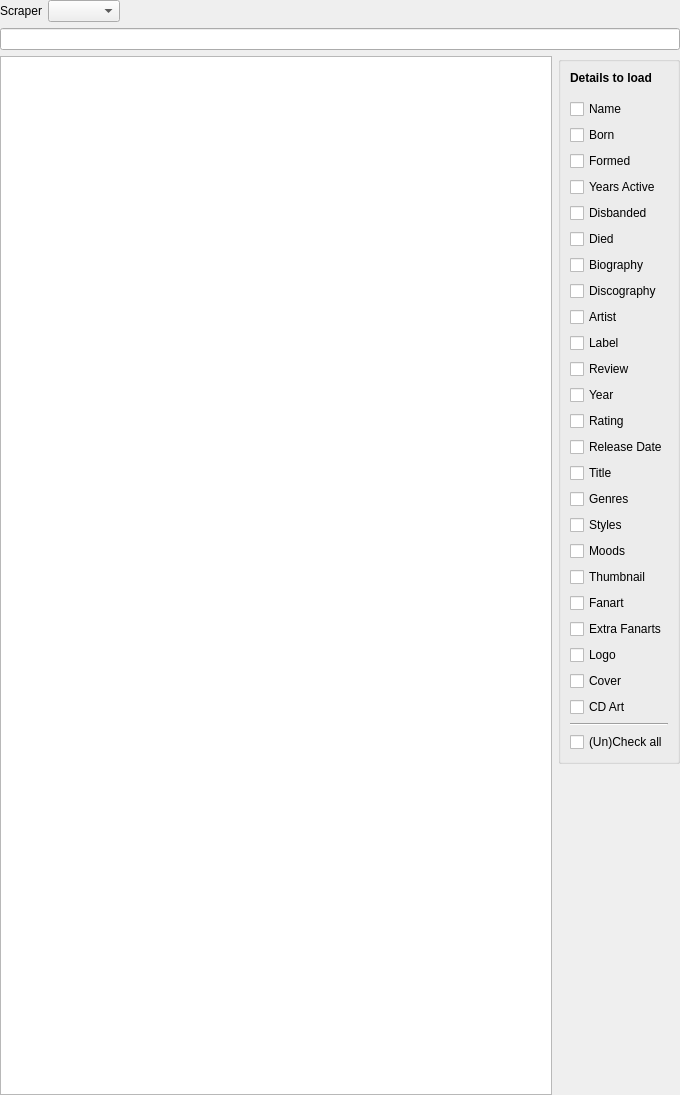
<?xml version="1.0" encoding="UTF-8"?>
<ui version="4.0">
 <class>MusicSearchWidget</class>
 <widget class="QWidget" name="MusicSearchWidget">
  <property name="geometry">
   <rect>
    <x>0</x>
    <y>0</y>
    <width>680</width>
    <height>1095</height>
   </rect>
  </property>
  <property name="windowTitle">
   <string notr="true">Form</string>
  </property>
  <layout class="QVBoxLayout" name="verticalLayout">
   <property name="leftMargin">
    <number>0</number>
   </property>
   <property name="topMargin">
    <number>0</number>
   </property>
   <property name="rightMargin">
    <number>0</number>
   </property>
   <property name="bottomMargin">
    <number>0</number>
   </property>
   <item>
    <layout class="QHBoxLayout" name="horizontalLayout_2">
     <item>
      <widget class="QLabel" name="label">
       <property name="text">
        <string>Scraper</string>
       </property>
      </widget>
     </item>
     <item>
      <widget class="QComboBox" name="comboScraper"/>
     </item>
     <item>
      <spacer name="horizontalSpacer_2">
       <property name="orientation">
        <enum>Qt::Orientation::Horizontal</enum>
       </property>
       <property name="sizeHint" stdset="0">
        <size>
         <width>40</width>
         <height>20</height>
        </size>
       </property>
      </spacer>
     </item>
    </layout>
   </item>
   <item>
    <widget class="MyLineEdit" name="searchString"/>
   </item>
   <item>
    <layout class="QHBoxLayout" name="horizontalLayout_3" stretch="0,0">
     <item>
      <widget class="QTableWidget" name="results">
       <property name="editTriggers">
        <set>QAbstractItemView::EditTrigger::NoEditTriggers</set>
       </property>
       <property name="alternatingRowColors">
        <bool>true</bool>
       </property>
       <property name="selectionMode">
        <enum>QAbstractItemView::SelectionMode::SingleSelection</enum>
       </property>
       <property name="selectionBehavior">
        <enum>QAbstractItemView::SelectionBehavior::SelectRows</enum>
       </property>
       <property name="showGrid">
        <bool>false</bool>
       </property>
       <attribute name="horizontalHeaderVisible">
        <bool>false</bool>
       </attribute>
       <attribute name="horizontalHeaderStretchLastSection">
        <bool>true</bool>
       </attribute>
       <attribute name="verticalHeaderVisible">
        <bool>false</bool>
       </attribute>
       <column>
        <property name="text">
         <string>Result</string>
        </property>
       </column>
      </widget>
     </item>
     <item>
      <layout class="QVBoxLayout" name="verticalLayout_2">
       <item>
        <widget class="QGroupBox" name="groupBox">
         <property name="sizePolicy">
          <sizepolicy hsizetype="Preferred" vsizetype="Maximum">
           <horstretch>0</horstretch>
           <verstretch>0</verstretch>
          </sizepolicy>
         </property>
         <property name="title">
          <string/>
         </property>
         <layout class="QVBoxLayout" name="verticalLayout_4">
          <item>
           <widget class="QLabel" name="label_2">
            <property name="font">
             <font>
              <bold>true</bold>
             </font>
            </property>
            <property name="text">
             <string>Details to load</string>
            </property>
           </widget>
          </item>
          <item>
           <spacer name="verticalSpacer_2">
            <property name="orientation">
             <enum>Qt::Orientation::Vertical</enum>
            </property>
            <property name="sizeType">
             <enum>QSizePolicy::Policy::Fixed</enum>
            </property>
            <property name="sizeHint" stdset="0">
             <size>
              <width>20</width>
              <height>8</height>
             </size>
            </property>
           </spacer>
          </item>
          <item>
           <widget class="MyCheckBox" name="chkName">
            <property name="text">
             <string>Name</string>
            </property>
            <property name="type" stdset="0">
             <string notr="true">artist</string>
            </property>
           </widget>
          </item>
          <item>
           <widget class="MyCheckBox" name="chkBorn">
            <property name="text">
             <string>Born</string>
            </property>
            <property name="type" stdset="0">
             <string notr="true">artist</string>
            </property>
           </widget>
          </item>
          <item>
           <widget class="MyCheckBox" name="chkFormed">
            <property name="text">
             <string>Formed</string>
            </property>
            <property name="type" stdset="0">
             <string notr="true">artist</string>
            </property>
           </widget>
          </item>
          <item>
           <widget class="MyCheckBox" name="chkYearsActive">
            <property name="text">
             <string>Years Active</string>
            </property>
            <property name="type" stdset="0">
             <string notr="true">artist</string>
            </property>
           </widget>
          </item>
          <item>
           <widget class="MyCheckBox" name="chkDisbanded">
            <property name="text">
             <string>Disbanded</string>
            </property>
            <property name="type" stdset="0">
             <string notr="true">artist</string>
            </property>
           </widget>
          </item>
          <item>
           <widget class="MyCheckBox" name="chkDied">
            <property name="text">
             <string>Died</string>
            </property>
            <property name="type" stdset="0">
             <string notr="true">artist</string>
            </property>
           </widget>
          </item>
          <item>
           <widget class="MyCheckBox" name="chkBiography">
            <property name="text">
             <string>Biography</string>
            </property>
            <property name="type" stdset="0">
             <string notr="true">artist</string>
            </property>
           </widget>
          </item>
          <item>
           <widget class="MyCheckBox" name="chkDiscography">
            <property name="text">
             <string>Discography</string>
            </property>
            <property name="type" stdset="0">
             <string notr="true">artist</string>
            </property>
           </widget>
          </item>
          <item>
           <widget class="MyCheckBox" name="chkArtist">
            <property name="text">
             <string>Artist</string>
            </property>
            <property name="type" stdset="0">
             <string notr="true">album</string>
            </property>
           </widget>
          </item>
          <item>
           <widget class="MyCheckBox" name="chkLabel">
            <property name="text">
             <string>Label</string>
            </property>
            <property name="type" stdset="0">
             <string notr="true">album</string>
            </property>
           </widget>
          </item>
          <item>
           <widget class="MyCheckBox" name="chkReview">
            <property name="text">
             <string>Review</string>
            </property>
            <property name="type" stdset="0">
             <string notr="true">album</string>
            </property>
           </widget>
          </item>
          <item>
           <widget class="MyCheckBox" name="chkYear">
            <property name="text">
             <string>Year</string>
            </property>
            <property name="type" stdset="0">
             <string notr="true">album</string>
            </property>
           </widget>
          </item>
          <item>
           <widget class="MyCheckBox" name="chkRating">
            <property name="text">
             <string>Rating</string>
            </property>
            <property name="type" stdset="0">
             <string notr="true">album</string>
            </property>
           </widget>
          </item>
          <item>
           <widget class="MyCheckBox" name="chkReleaseDate">
            <property name="text">
             <string>Release Date</string>
            </property>
            <property name="type" stdset="0">
             <string notr="true">album</string>
            </property>
           </widget>
          </item>
          <item>
           <widget class="MyCheckBox" name="chkTitle">
            <property name="text">
             <string>Title</string>
            </property>
            <property name="type" stdset="0">
             <string notr="true">album</string>
            </property>
           </widget>
          </item>
          <item>
           <widget class="MyCheckBox" name="chkGenres">
            <property name="text">
             <string>Genres</string>
            </property>
            <property name="type" stdset="0">
             <string notr="true">both</string>
            </property>
           </widget>
          </item>
          <item>
           <widget class="MyCheckBox" name="chkStyles">
            <property name="text">
             <string>Styles</string>
            </property>
            <property name="type" stdset="0">
             <string notr="true">both</string>
            </property>
           </widget>
          </item>
          <item>
           <widget class="MyCheckBox" name="chkMoods">
            <property name="text">
             <string>Moods</string>
            </property>
            <property name="type" stdset="0">
             <string notr="true">both</string>
            </property>
           </widget>
          </item>
          <item>
           <widget class="MyCheckBox" name="chkThumb">
            <property name="text">
             <string>Thumbnail</string>
            </property>
            <property name="type" stdset="0">
             <string notr="true">artist</string>
            </property>
           </widget>
          </item>
          <item>
           <widget class="MyCheckBox" name="chkFanart">
            <property name="text">
             <string>Fanart</string>
            </property>
            <property name="type" stdset="0">
             <string notr="true">artist</string>
            </property>
           </widget>
          </item>
          <item>
           <widget class="MyCheckBox" name="chkExtraFanarts">
            <property name="text">
             <string>Extra Fanarts</string>
            </property>
            <property name="type" stdset="0">
             <string notr="true">artist</string>
            </property>
           </widget>
          </item>
          <item>
           <widget class="MyCheckBox" name="chkLogo">
            <property name="text">
             <string>Logo</string>
            </property>
            <property name="type" stdset="0">
             <string notr="true">artist</string>
            </property>
           </widget>
          </item>
          <item>
           <widget class="MyCheckBox" name="chkCover">
            <property name="text">
             <string>Cover</string>
            </property>
            <property name="type" stdset="0">
             <string notr="true">album</string>
            </property>
           </widget>
          </item>
          <item>
           <widget class="MyCheckBox" name="chkCdArt">
            <property name="text">
             <string>CD Art</string>
            </property>
            <property name="type" stdset="0">
             <string notr="true">album</string>
            </property>
           </widget>
          </item>
          <item>
           <widget class="Line" name="line">
            <property name="orientation">
             <enum>Qt::Orientation::Horizontal</enum>
            </property>
           </widget>
          </item>
          <item>
           <widget class="QCheckBox" name="chkUnCheckAll">
            <property name="text">
             <string>(Un)Check all</string>
            </property>
           </widget>
          </item>
         </layout>
        </widget>
       </item>
       <item>
        <spacer name="verticalSpacer">
         <property name="orientation">
          <enum>Qt::Orientation::Vertical</enum>
         </property>
         <property name="sizeHint" stdset="0">
          <size>
           <width>20</width>
           <height>40</height>
          </size>
         </property>
        </spacer>
       </item>
      </layout>
     </item>
    </layout>
   </item>
  </layout>
 </widget>
 <customwidgets>
  <customwidget>
   <class>MyCheckBox</class>
   <extends>QCheckBox</extends>
   <header location="global">ui/small_widgets/MyCheckBox.h</header>
  </customwidget>
  <customwidget>
   <class>MyLineEdit</class>
   <extends>QLineEdit</extends>
   <header>ui/small_widgets/MyLineEdit.h</header>
  </customwidget>
 </customwidgets>
 <resources/>
 <connections/>
</ui>
